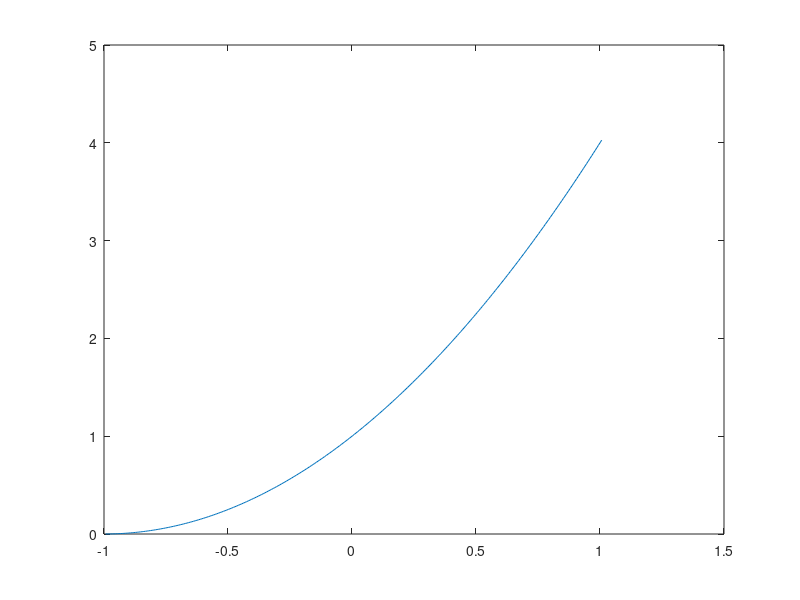
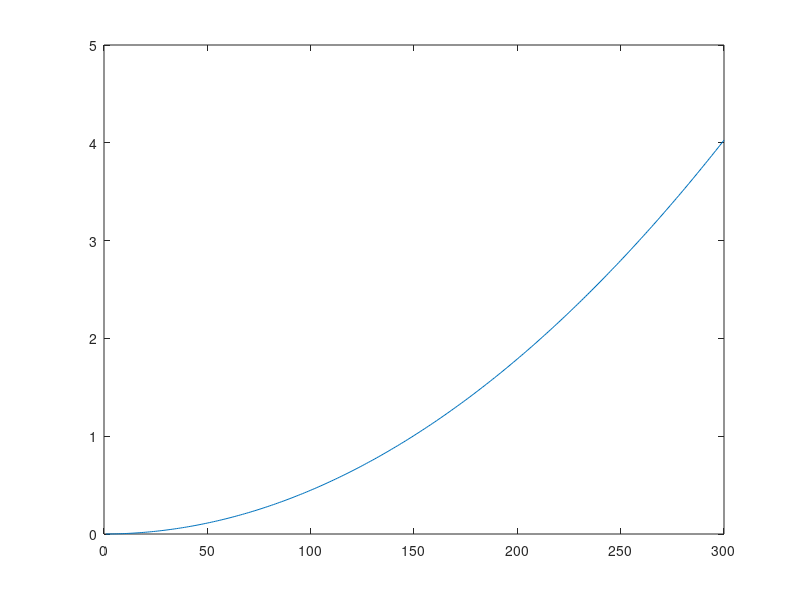

Source code (MATLAB) for these figures, in order:
clear all
close all
clc


range0=[1:300];

beta=2/(300-1);
gamma=-1;
range1=range0.*beta+gamma;


coefs=[1 2 1];
plot(range1,polyval(flip(coefs),range1));


%%% range denormalization
order=2;

    
for i=0:order
    for j=0:i
        C(i+1,j+1)=nchoosek(i,j)*(beta^j)*(gamma^(i-j))*coefs(i+1);
    end
end
coefs=sum(C,1);

figure
plot(range0,polyval(flip(coefs),range0));












